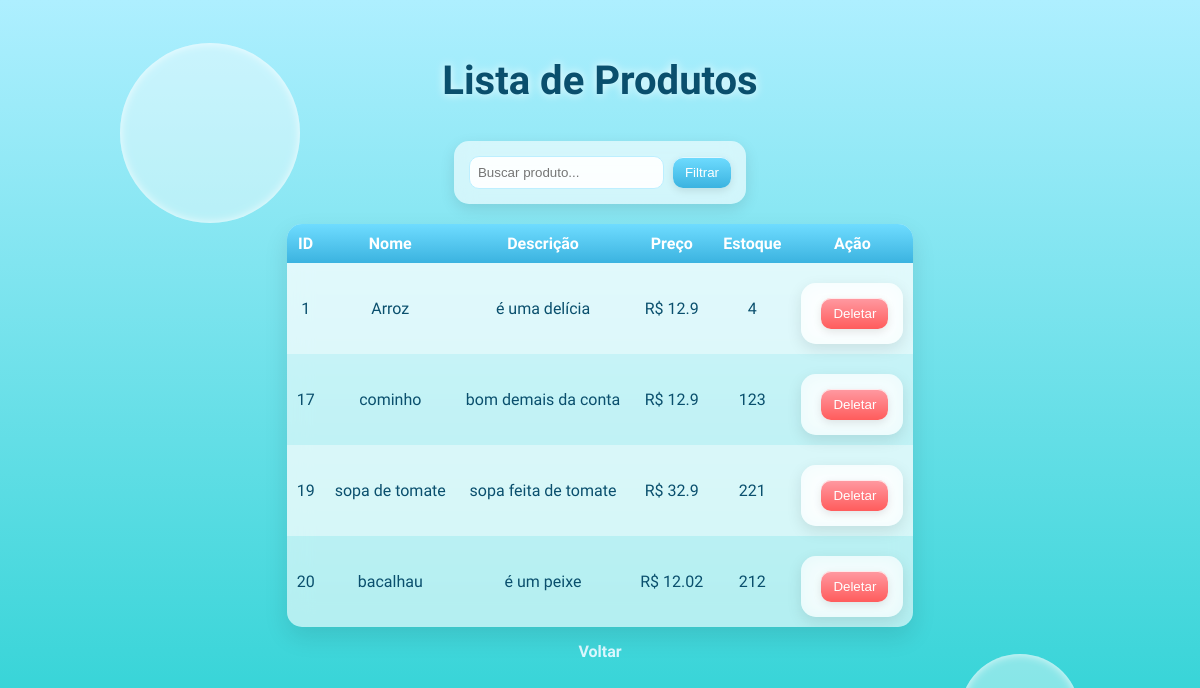
Page /produtos (signed in) on the committed database.
### tables this page shows
CREATE TABLE produtos (
        id INTEGER PRIMARY KEY AUTOINCREMENT,
        nome TEXT NOT NULL,
        descricao TEXT,
        preco REAL NOT NULL,
        estoque INTEGER NOT NULL
    );

### app.py (the view)
@app.route('/produtos')
def produtos():
    if 'usuario_id' not in session:
        return redirect('/')
    filtro = request.args.get('filtro')
    produtos = listar_produtos()
    if filtro:
        produtos = [p for p in produtos if filtro.lower() in p['nome'].lower()]
    return render_template('produtos.html', produtos=produtos)

### database.py (called while the page is built)
def conectar():
    conn = sqlite3.connect(DB_NAME)
    conn.row_factory = sqlite3.Row
    return conn

### models.py (called while the page is built)
def listar_produtos():
    conn = conectar()
    conn.row_factory = sqlite3.Row
    cursor = conn.cursor()
    cursor.execute("SELECT * FROM produtos")
    produtos = cursor.fetchall()
    conn.close()
    return produtos

### templates/produtos.html (shortened to what this page needs)
<!doctype html>
<html lang="pt-BR">
  <head>
    <link rel="stylesheet" href="{{ url_for('static', filename='css/produtosstyle.css') }}">
  </head>
  <body>
    <h1>Lista de Produtos</h1>
    <form method="GET">
      <input type="text" name="filtro" placeholder="Buscar produto..." value="{{ request.args.get('filtro', '') }}">
      <button type="submit">Filtrar</button>
    </form>
    <table>
      <tr>
        <th>ID</th>
        <th>Nome</th>
        <th>Descrição</th>
        <th>Preço</th>
        <th>Estoque</th>
        <th>Ação</th>
      </tr>
      {% for produto in produtos %}
      <tr>
        <td>{{ produto.id }}</td>
        <td>{{ produto.nome }}</td>
        <td>{{ produto.descricao }}</td>
        <td>R$ {{ produto.preco }}</td>
        <td>{{ produto.estoque }}</td>
        <td>
          <form action="/deletar/{{ produto.id }}" method="GET">
            <button type="submit">Deletar</button>
          </form>
        </td>
      </tr>
      {% endfor %}
    </table>
    <a href="/home">Voltar</a>
  </body>
</html>

### static/css/produtosstyle.css (style rules this page uses)
body { margin: 0; font-family: 'Segoe UI', sans-serif; background: linear-gradient(to bottom, #aeefff, #1bcece); background-attachment: fixed; min-height: 100vh; display: flex; flex-direction: column; align-items: center; padding: 30px; }
h1 { color: #0a4f6d; font-size: 2.5rem; text-shadow: 0 0 10px rgba(255,255,255,0.9); }
form { margin-top: 10px; background: rgba(255,255,255,0.6); padding: 15px; border-radius: 15px; backdrop-filter: blur(10px); box-shadow: 0 5px 15px rgba(0,0,0,0.1); }
input[type="text"] { padding: 8px; border-radius: 10px; border: 1px solid #bdefff; outline: none; background: rgba(255,255,255,0.9); }
button { padding: 8px 12px; border-radius: 10px; border: none; background: linear-gradient(to bottom, #6fdcff, #3bb3e0); color: white; cursor: pointer; margin-left: 5px; box-shadow: inset 0 1px 0 rgba(255,255,255,0.8), 0 3px 8px rgba(0,0,0,0.1); transition: 0.2s; }
table { margin-top: 20px; border-collapse: collapse; background: rgba(255,255,255,0.6); backdrop-filter: blur(12px); border-radius: 15px; overflow: hidden; box-shadow: 0 10px 25px rgba(0,0,0,0.1); }
th { background: linear-gradient(to bottom, #6fdcff, #3bb3e0); color: white; padding: 10px; text-align: center; }
td { padding: 10px; text-align: center; color: #0a4f6d; }
tr:nth-child(even) { background: rgba(255,255,255,0.4); }
td button { background: linear-gradient(to bottom, #ff9aa2, #ff5c5c); }
a { margin-top: 15px; color: #dcf8ff; text-decoration: none; font-weight: 600; }
body::before, body::after { content: ""; position: fixed; border-radius: 50%; background: rgba(255,255,255,0.4); box-shadow: inset 0 0 10px rgba(255,255,255,0.8); z-index: -1; }
body::before { width: 180px; height: 180px; top: 5%; left: 10%; }
body::after { width: 120px; height: 120px; bottom: 10%; right: 10%; }

### rows in the picture
produtos: id "1", nome "Arroz", descricao "é uma delícia", preco "12.9", estoque "4"
produtos: id "17", nome "cominho", descricao "bom demais da conta", preco "12.9", estoque "123"
produtos: id "19", nome "sopa de tomate", descricao "sopa feita de tomate", preco "32.9", estoque "221"
produtos: id "20", nome "bacalhau", descricao "é um peixe", preco "12.02", estoque "212"
